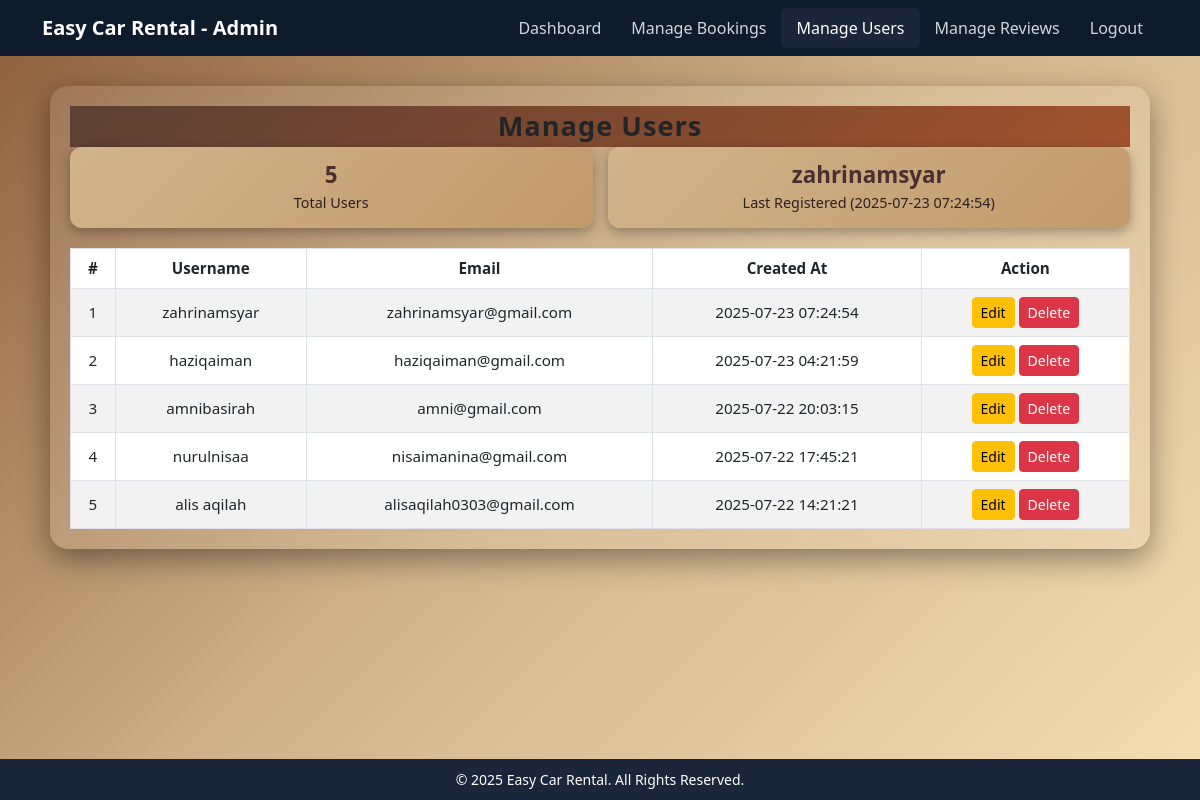
The page /easy_car_rental/admin/manage_users.php (signed in) on the database its author committed.
### tables this page shows
CREATE TABLE `users` (
  `user_id` int(11) NOT NULL,
  `username` varchar(50) NOT NULL,
  `email` varchar(100) NOT NULL,
  `password` varchar(255) NOT NULL,
  `role` enum('user','admin') DEFAULT 'user',
  `created_at` timestamp NOT NULL DEFAULT current_timestamp()
);

### easy_car_rental/admin/manage_users.php (the view, shortened to what this page needs)
<?php
include '../includes/db.php';
$users = $conn->query("SELECT * FROM users ORDER BY created_at DESC");
$total_users = $conn->query("SELECT COUNT(*) as total FROM users")->fetch_assoc()['total'];
$last_user = $conn->query("SELECT username, created_at FROM users ORDER BY created_at DESC LIMIT 1")->fetch_assoc();
?>
<!DOCTYPE html>
<html lang="en">
<head>
    <link href="https://cdn.jsdelivr.net/npm/bootstrap@5.3.0/dist/css/bootstrap.min.css" rel="stylesheet">
</head>
<body>
<?php include '../includes/navbar_admin.php'; ?>
<div class="users-container">
    <div class="users-card">
        <div class="card-header">
            Manage Users
        </div>
        <div class="info-cards">
            <div class="info-box">
                <h4><?= $total_users ?></h4>
                <p>Total Users</p>
            </div>
            <div class="info-box">
                <h4><?= htmlspecialchars($last_user['username']) ?></h4>
                <p>Last Registered (<?= $last_user['created_at'] ?>)</p>
            </div>
        </div>
        <div class="table-responsive">
            <table class="table table-bordered table-striped align-middle mb-0">
                <thead>
                    <tr>
                        <th>#</th>
                        <th>Username</th>
                        <th>Email</th>
                        <th>Created At</th>
                        <th>Action</th>
                    </tr>
                </thead>
                <tbody>
                    <?php if ($users->num_rows > 0): ?>
                        <?php $i = 1; while ($u = $users->fetch_assoc()): ?>
                        <tr>
                            <td><?= $i++ ?></td>
                            <td><?= htmlspecialchars($u['username']) ?></td>
                            <td><?= htmlspecialchars($u['email']) ?></td>
                            <td><?= $u['created_at'] ?></td>
                            <td>
                                <a href="edit_user.php?id=<?= $u['user_id'] ?>" class="btn btn-warning btn-sm">Edit</a>
                                <a href="delete_user.php?id=<?= $u['user_id'] ?>"
                                   class="btn btn-danger btn-sm"
                                   onclick="return confirm('Are you sure you want to delete this user? All related bookings and reviews will also be deleted!')">
                                   Delete
                                </a>
                            </td>
                        </tr>
                        <?php endwhile; ?>
                    <?php else: ?>
                        <tr><td colspan="5" class="text-center text-dark">No users found.</td></tr>
                    <?php endif; ?>
                </tbody>
            </table>
        </div>
    </div>
</div>
<?php include '../includes/footer.php'; ?>
</body>
</html>

### easy_car_rental/admin/manage_users.php (style rules this page uses)
body { background: linear-gradient(135deg, #8B5E3C, #D2B48C, #F5DEB3); min-height: 100vh; display: flex; flex-direction: column; color: #fff; font-family: 'Poppins', sans-serif; }
.users-container { flex: 1; display: flex; justify-content: center; align-items: flex-start; padding: 30px 10px; }
.users-card { background: rgba(255, 255, 255, 0.1); border-radius: 18px; box-shadow: 0 10px 30px rgba(0, 0, 0, 0.4); width: 100%; max-width: 1100px; padding: 20px; backdrop-filter: blur(10px); }
.card-header { border-radius: 18px 18px 0 0; background: linear-gradient(135deg, #5C4033, #A0522D); color: #fff; font-weight: bold; text-align: center; padding: 20px; font-size: 1.7rem; letter-spacing: 1px; }
.info-cards { display: flex; justify-content: space-between; gap: 15px; margin-bottom: 20px; }
.info-box { background: linear-gradient(135deg, #D2B48C, #C19A6B); border-radius: 12px; padding: 15px; flex: 1; text-align: center; box-shadow: 0 4px 12px rgba(0,0,0,0.3); transition: transform 0.3s ease; }
.info-box h4 { margin: 0; font-size: 1.4rem; color: #4B2E2E; font-weight: bold; }
.info-box p { font-size: 0.9rem; margin: 3px 0 0; color: #2f1f1f; }
table th, table td { text-align: center; vertical-align: middle; font-size: 0.95rem; color: #2f1f1f; }
table thead th { background: #5C4033; color: #fff; }
.table-responsive { max-height: 60vh; overflow-y: auto; }
.btn-warning, .btn-danger { font-size: 0.8rem; }
.btn-warning { background-color: #DAA520; border: none; }
.btn-danger { background-color: #8B0000; border: none; }

### rows shown on the page
users: username "zahrinamsyar", created_at "2025-07-23 07:24:54", email "zahrinamsyar@gmail.com"
users: username "haziqaiman", email "haziqaiman@gmail.com", created_at "2025-07-23 04:21:59"
users: username "amnibasirah", email "amni@gmail.com", created_at "2025-07-22 20:03:15"
users: username "nurulnisaa", email "nisaimanina@gmail.com", created_at "2025-07-22 17:45:21"
users: username "alis aqilah", email "alisaqilah0303@gmail.com", created_at "2025-07-22 14:21:21"

### other values the page prints
$total_users "5"
